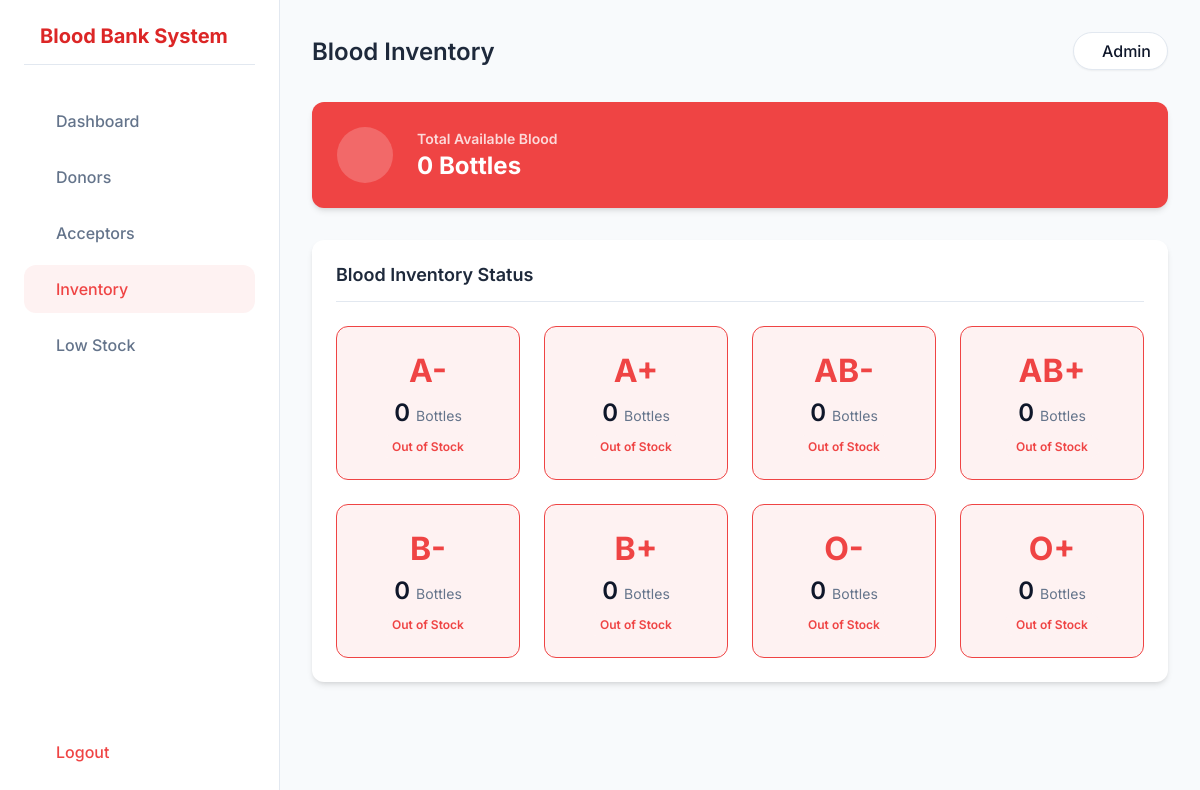
Screenshot of /inventory.php (signed in) with the database file from the repository.
### tables this page shows
CREATE TABLE `inventory` (
  `blood_group` varchar(5) NOT NULL,
  `quantity` int(11) NOT NULL DEFAULT 0,
  `last_updated` timestamp NOT NULL DEFAULT current_timestamp() ON UPDATE current_timestamp(),
  PRIMARY KEY (`blood_group`)
);

### inventory.php (the view, shortened to what this page needs)
<?php
require_once 'includes/db.php';
require_once 'includes/header.php';
$total_blood = $conn->query("SELECT SUM(quantity) as sum FROM inventory")->fetch_assoc()['sum'];
if(!$total_blood) $total_blood = 0;
?>
<div class="stats-grid" style="margin-bottom: 2rem;">
    <div class="stat-card" style="background: var(--primary); color: white; border-color: transparent;">
        <div class="stat-icon" style="background: rgba(255,255,255,0.2); color: white;">
        </div>
        <div class="stat-details">
            <h3 style="color: rgba(255,255,255,0.8);">Total Available Blood</h3>
            <p style="color: white;"><?= $total_blood ?> Bottles</p>
        </div>
    </div>
</div>
<div class="card">
    <div class="card-header">
        <h2 style="font-size: 1.125rem;">Blood Inventory Status</h2>
    </div>
    <div style="display: grid; grid-template-columns: repeat(auto-fit, minmax(150px, 1fr)); gap: 1.5rem;">
        <?php
        $inventory = $conn->query("SELECT * FROM inventory");
        while($row = $inventory->fetch_assoc()):
            $bg = $row['blood_group'];
            $qty = $row['quantity'];
            $status_color = 'var(--success)';
            $bg_color = '#ecfdf5';
            if($qty == 0) {
                $status_color = 'var(--danger)';
                $bg_color = '#fef2f2';
            } elseif($qty < 5) {
                $status_color = 'var(--warning)';
                $bg_color = '#fffbeb';
            }
        ?>
        <div style="background: <?= $bg_color ?>; border: 1px solid <?= $status_color ?>; border-radius: 12px; padding: 1.5rem; text-align: center; transition: transform 0.2s;">
            <div style="font-size: 2rem; font-weight: 700; color: <?= $status_color ?>; margin-bottom: 0.5rem;">
                <?= $bg ?>
            </div>
            <div style="font-size: 1.5rem; font-weight: 600; color: var(--text-main); margin-bottom: 0.5rem;">
                <?= $qty ?> <span style="font-size: 0.875rem; font-weight: 400; color: var(--text-muted);">Bottles</span>
            </div>
            <?php if($qty == 0): ?>
                <span class="badge badge-danger">Out of Stock</span>
            <?php elseif($qty < 5): ?>
                <span class="badge badge-warning">Low Stock</span>
            <?php else: ?>
                <span class="badge badge-success">Available</span>
            <?php endif; ?>
        </div>
        <?php endwhile; ?>
    </div>
</div>
<?php require_once 'includes/footer.php'; ?>

### assets/css/style.css (style rules this page uses)
:root { --primary: #ef4444; --primary-light: #f87171; --primary-dark: #dc2626; --secondary: #1e293b; --background: #f8fafc; --surface: #ffffff; --text-main: #0f172a; --text-muted: #64748b; --border: #e2e8f0; --success: #10b981; --warning: #f59e0b; --danger: #ef4444; --radius: 12px; --shadow-sm: 0 1px 2px 0 rgb(0 0 0 / 0.05); --shadow: 0 4px 6px -1px rgb(0 0 0 / 0.1), 0 2px 4px -2px rgb(0 0 0 / 0.1); --shadow-lg: 0 10px 15px -3px rgb(0 0 0 / 0.1), 0 4px 6px -4px rgb(0 0 0 / 0.1); --transition: all 0.3s cubic-bezier(0.4, 0, 0.2, 1); }
* { margin: 0; padding: 0; box-sizing: border-box; font-family: 'Inter', sans-serif; }
body { background-color: var(--background); color: var(--text-main); display: flex; min-height: 100vh; overflow-x: hidden; }
h1, h2, h3, h4, h5, h6 { color: var(--secondary); font-weight: 600; }
.stats-grid { display: grid; grid-template-columns: repeat(auto-fit, minmax(240px, 1fr)); gap: 1.5rem; margin-bottom: 2rem; }
.stat-card { background: var(--surface); padding: 1.5rem; border-radius: var(--radius); box-shadow: var(--shadow); display: flex; align-items: center; gap: 1.5rem; transition: var(--transition); border: 1px solid transparent; }
.stat-icon { width: 56px; height: 56px; border-radius: 50%; display: flex; align-items: center; justify-content: center; font-size: 1.5rem; }
.stat-details h3 { font-size: 0.875rem; color: var(--text-muted); margin-bottom: 0.25rem; }
.stat-details p { font-size: 1.5rem; font-weight: 700; color: var(--text-main); }
.card { background: var(--surface); border-radius: var(--radius); box-shadow: var(--shadow); padding: 1.5rem; margin-bottom: 2rem; }
.card-header { display: flex; justify-content: space-between; align-items: center; margin-bottom: 1.5rem; border-bottom: 1px solid var(--border); padding-bottom: 1rem; }
.badge { padding: 0.25rem 0.75rem; border-radius: 50px; font-size: 0.75rem; font-weight: 600; }
.badge-danger { background: #fef2f2; color: var(--danger); }

### rows the page displays
inventory: blood_group "A-", quantity "0", shows "Out of Stock"
inventory: blood_group "A+", quantity "0", shows "Out of Stock"
inventory: blood_group "AB-", quantity "0", shows "Out of Stock"
inventory: blood_group "AB+", quantity "0", shows "Out of Stock"
inventory: blood_group "B-", quantity "0", shows "Out of Stock"
inventory: blood_group "B+", quantity "0", shows "Out of Stock"
inventory: blood_group "O-", quantity "0", shows "Out of Stock"
inventory: blood_group "O+", quantity "0", shows "Out of Stock"

### other values shown
$total_blood "0"
